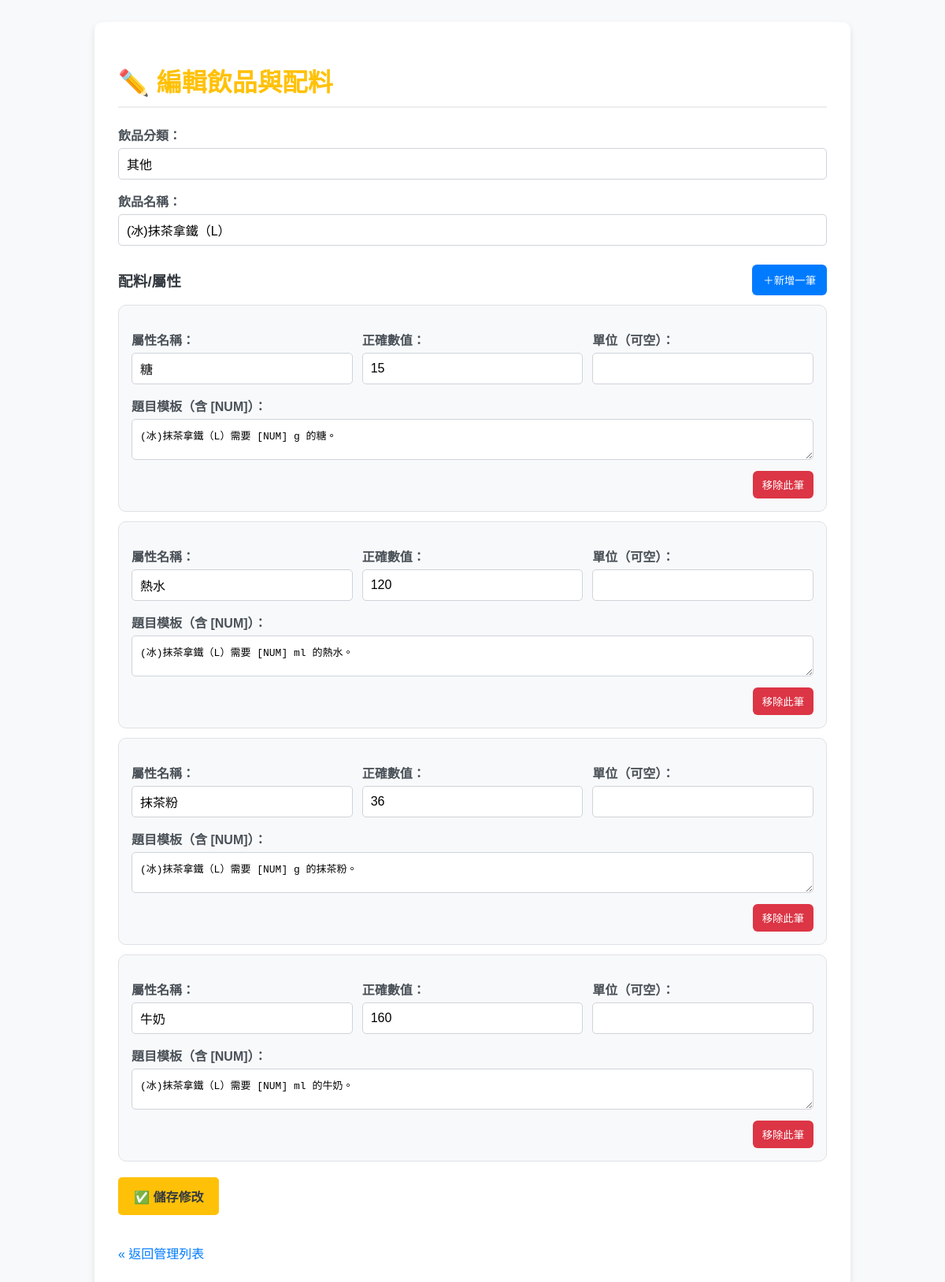
Screenshot of /edit_item/68 with the database file from the repository.
### tables this page shows
CREATE TABLE drinks (
                    id INTEGER PRIMARY KEY,
                    category TEXT NOT NULL,
                    name TEXT NOT NULL UNIQUE,
                    is_mastered INTEGER DEFAULT 0
                );

CREATE TABLE drink_attributes (
                    id INTEGER PRIMARY KEY,
                    drink_id INTEGER NOT NULL,
                    attribute_name TEXT NOT NULL,
                    attribute_value TEXT NOT NULL,
                    unit TEXT,
                    question_template TEXT,
                    times_attempted INTEGER DEFAULT 0,
                    times_correct INTEGER DEFAULT 0,
                    FOREIGN KEY (drink_id) REFERENCES drinks(id) ON DELETE CASCADE,
                    UNIQUE(drink_id, attribute_name)
                );

### app.py (the view, shortened to what this page needs)
@app.route('/edit_item/<int:drink_id>', methods=['GET', 'POST'])
@auth.login_required
def edit_item(drink_id):
    db = get_db()
    drink = db.execute('SELECT * FROM drinks WHERE id = ?', (drink_id,)).fetchone()
    if not drink:
        return redirect(url_for('manage_items'))
    attributes = get_drink_attributes(drink_id)
    return render_template('edit_item.html', drink=drink, attributes=attributes)

### app.py (called while the page is built)
def get_db():
    db = getattr(g, '_database', None)
    if db is None:
        db = g._database = sqlite3.connect(DATABASE)
        db.row_factory = sqlite3.Row
    return db

@app.teardown_appcontext
def close_connection(exception):
    db = getattr(g, '_database', None)
    if db is not None:
        db.close()

def get_drink_attributes(drink_id):
    db = get_db()
    return db.execute(
        'SELECT * FROM drink_attributes WHERE drink_id = ? ORDER BY id',
        (drink_id,)
    ).fetchall()

### templates/edit_item.html (shortened to what this page needs)
<!DOCTYPE html>
<html lang="zh-TW">
<head>
</head>
<body>
    <div class="container">
        <h1>✏️ 編輯飲品與配料</h1>
        <form method="POST">
            <label for="category">飲品分類：</label>
            <input type="text" id="category" name="category" required value="{{ drink.category }}">
            <label for="name">飲品名稱：</label>
            <input type="text" id="name" name="name" required value="{{ drink.name }}">
            <div class="attrs-header">
                <h3 style="margin:0;color:#343a40;">配料/屬性</h3>
                <button type="button" class="add-btn" onclick="addAttr()">＋新增一筆</button>
            </div>
            <div id="attrs">
                {% for attr in attributes %}
                    <div class="attr-card" data-idx="{{ loop.index0 }}">
                        <div class="grid-3">
                            <div>
                                <label>屬性名稱：</label>
                                <input type="text" name="attribute_name_{{ loop.index0 }}" required value="{{ attr.attribute_name }}">
                            </div>
                            <div>
                                <label>正確數值：</label>
                                <input type="text" name="attribute_value_{{ loop.index0 }}" required value="{{ attr.attribute_value }}">
                            </div>
                            <div>
                                <label>單位（可空）：</label>
                                <input type="text" name="attribute_unit_{{ loop.index0 }}" value="{{ attr.unit }}">
                            </div>
                        </div>
                        <div>
                            <label>題目模板（含 [NUM]）：</label>
                            <textarea name="attribute_template_{{ loop.index0 }}" rows="2" required>{{ attr.question_template }}</textarea>
                        </div>
                        <div style="display:flex;justify-content:flex-end;margin-top:10px;">
                            <button type="button" class="remove-btn" onclick="removeAttr(this)">移除此筆</button>
                        </div>
                    </div>
                {% endfor %}
            </div>
            <input type="submit" value="✅ 儲存修改">
        </form>
        <p><a href="{{ url_for('manage_items') }}" class="back-link">« 返回管理列表</a></p>
    </div>
</body>
</html>

### templates/edit_item.html (style rules this page uses)
body { font-family: 'Arial', sans-serif; background-color: #f8f9fa; padding: 20px; }
.container { max-width: 900px; margin: auto; background: white; padding: 30px; border-radius: 10px; box-shadow: 0 4px 8px rgba(0,0,0,0.1); }
h1 { color: #ffc107; border-bottom: 2px solid #eee; padding-bottom: 10px; }
label { display: block; margin-top: 15px; font-weight: bold; color: #495057; }
input[type="text"], textarea { width: 100%; padding: 10px; margin-top: 5px; border: 1px solid #ced4da; border-radius: 5px; box-sizing: border-box; font-size: 1em; }
input[type="submit"] { background-color: #ffc107; color: #343a40; padding: 12px 20px; border: none; border-radius: 5px; cursor: pointer; margin-top: 20px; font-size: 16px; transition: background-color 0.3s; font-weight: bold; }
.back-link { color: #007bff; text-decoration: none; margin-top: 20px; display: inline-block; }
.attrs-header { display: flex; justify-content: space-between; align-items: center; margin-top: 24px; }
.add-btn { background-color: #007bff; color: white; border: none; border-radius: 6px; padding: 10px 14px; cursor: pointer; }
.attr-card { border: 1px solid #dee2e6; border-radius: 10px; padding: 16px; margin-top: 12px; background: #f8f9fa; }
.grid-3 { display: grid; grid-template-columns: 1fr 1fr 1fr; gap: 12px; }
.remove-btn { background-color: #dc3545; color: white; border: none; border-radius: 6px; padding: 8px 12px; cursor: pointer; }

### rows the page displays
drinks: category "其他", name "(冰)抹茶拿鐵（L）"
drink_attributes: attribute_name "糖", attribute_value "15", question_template "(冰)抹茶拿鐵（L）需要 [NUM] g 的糖。"
drink_attributes: attribute_name "熱水", attribute_value "120", question_template "(冰)抹茶拿鐵（L）需要 [NUM] ml 的熱水。"
drink_attributes: attribute_name "抹茶粉", attribute_value "36", question_template "(冰)抹茶拿鐵（L）需要 [NUM] g 的抹茶粉。"
drink_attributes: attribute_name "牛奶", attribute_value "160", question_template "(冰)抹茶拿鐵（L）需要 [NUM] ml 的牛奶。"
